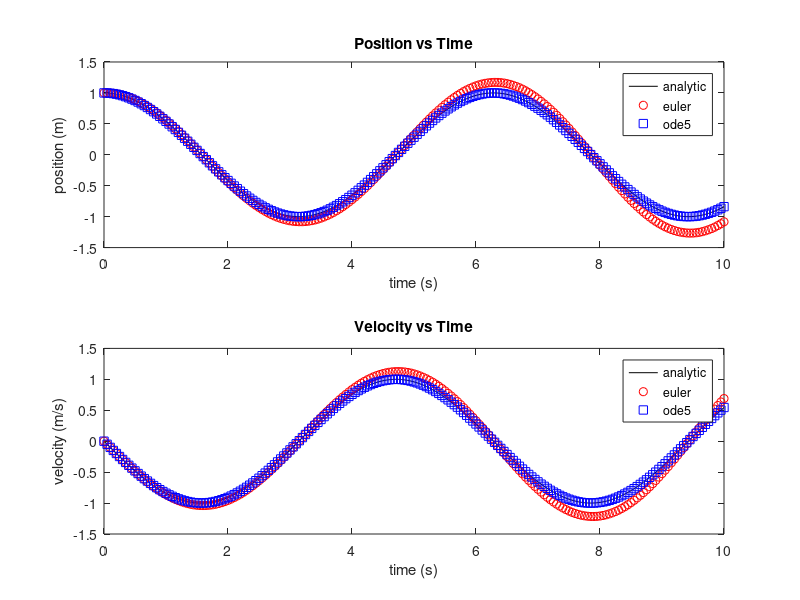

Recreate this plot in MATLAB.
function MAIN_0_Euler()
%
% MAIN  --  Euler
%
% Basic simulation in Matlab, using vectors, functions, and Euler's method
%
% Simple Harmonic Oscillator:
% 
%   t = time (s)
%   x = position (m)
%   dx = velocity (m/s)
%   ddx = acceleration (m/s^2)
%
%   Equations of motion:
%   ddx + x = 0
%
%   First order form:   (set v = dx);
%   dx = v;
%   dv = -x;
%
%   Solution:
%   x(0) = x0;
%   v(0) = v0;
%   x(t) = v0*sin(t) + x0*cos(t)
%   
%   State vector:
%   z = [x;v]
%

% Time step for the numerical integration method. Notice that the solution
% by Euler's method is not very good when the time step is large!
h = 0.05;   %Time step 

% Set up timing stuff
t0 = 0;
tF = 10;
t = t0 : h : tF;  %Time vector



%~~~~~~~~~~~~~~~~~~~~~~~~~~~~~~~~~~~~~~~~~~~~~~~~~~~~~~~~~~~~~~~~~~~~~~~~~%
%                         Analytic Solution                               %
%~~~~~~~~~~~~~~~~~~~~~~~~~~~~~~~~~~~~~~~~~~~~~~~~~~~~~~~~~~~~~~~~~~~~~~~~~%


% Initial state (position and velocity)
x0 = 1.0;
v0 = 0.0;

% Define a function handle for the solution:
xSoln = @(t)( v0*sin(t) + x0*cos(t) );
vSoln = @(t)( v0*cos(t) - x0*sin(t) );

% Make a function for computing the state vector:
zSoln = @(t)( [xSoln(t); vSoln(t)] );

% Plot the solution:
figure(1); clf;

subplot(2,1,1);
plot(t,xSoln(t),'k-');
xlabel('time (s)')
ylabel('position (m)')
title('Position vs Time')

subplot(2,1,2);
plot(t,vSoln(t),'k-');
xlabel('time (s)')
ylabel('velocity (m/s)')
title('Velocity vs Time')


%~~~~~~~~~~~~~~~~~~~~~~~~~~~~~~~~~~~~~~~~~~~~~~~~~~~~~~~~~~~~~~~~~~~~~~~~~%
%             Numerical Solution      (Euler's Method)                    %
%~~~~~~~~~~~~~~~~~~~~~~~~~~~~~~~~~~~~~~~~~~~~~~~~~~~~~~~~~~~~~~~~~~~~~~~~~%

% Initial State vector
z0 = [x0;v0];

% Call numerical integration with Euler's method:
dynFun = @(t,z)( simpleHarmonicOscillator(z) );
z = eulerMethod(dynFun,t,z0);
x = z(1,:);
v = z(2,:);

% Plot the numerical solution over top of the analytic solution:
subplot(2,1,1); hold on
plot(t,x,'ro');

subplot(2,1,2); hold on;
plot(t,v,'ro');


%~~~~~~~~~~~~~~~~~~~~~~~~~~~~~~~~~~~~~~~~~~~~~~~~~~~~~~~~~~~~~~~~~~~~~~~~~%
%                Numerical Solution    (ode45)                            %
%~~~~~~~~~~~~~~~~~~~~~~~~~~~~~~~~~~~~~~~~~~~~~~~~~~~~~~~~~~~~~~~~~~~~~~~~~%

% Initial State vector
z0 = [x0;v0];

% Call numerical integration with Euler's method:
dynFun = @(t,z)( simpleHarmonicOscillator(z) );
[~, z] = ode45(dynFun,t,z0); z = z';
x = z(1,:);
v = z(2,:);

% Plot the numerical solution over top of the analytic solution:
subplot(2,1,1); hold on
plot(t,x,'bs');
legend('analytic','euler','ode5')

subplot(2,1,2); hold on;
plot(t,v,'bs');
legend('analytic','euler','ode5')


end


%~~~~~~~~~~~~~~~~~~~~~~~~~~~~~~~~~~~~~~~~~~~~~~~~~~~~~~~~~~~~~~~~~~~~~~~~~%
%~~~~~~~~~~~~~~~~~~~~~~~~~~~~~~~~~~~~~~~~~~~~~~~~~~~~~~~~~~~~~~~~~~~~~~~~~%

function dz = simpleHarmonicOscillator(z)
%
% Computes the dynamics of the simple harmonic oscillator
%
% INPUTS:
%   z = [2, n] = [x;v] = state vector
%       z(1,:) = x = position
%       z(2,:) = v = velocity
%
% OUTPUTS:
%   dz = dz/dt = time-derivative of the state vector
%

% Unpack State
x = z(1,:);
v = z(2,:);

% Compute dynamics
dx = v;
dv = -x;

% Pack up dynamics
dz = [dx;dv];

end



%~~~~~~~~~~~~~~~~~~~~~~~~~~~~~~~~~~~~~~~~~~~~~~~~~~~~~~~~~~~~~~~~~~~~~~~~~%
%~~~~~~~~~~~~~~~~~~~~~~~~~~~~~~~~~~~~~~~~~~~~~~~~~~~~~~~~~~~~~~~~~~~~~~~~~%

function z = eulerMethod(dynFun,t,z0)
%
% Simulates a system using Euler's method
%
% INPUTS:
%   dynFun = function handle
%       dz = dynFun(t,z)
%           t = [1,1] = time
%           z = [nz,1] = state vector
%           dz = [nz,1] = dz/dt = derivative of state vector
%   t = [1,nt] = time vector
%   z0 = [nz,1] = initial state
% 
% OUTPUTS:
%   z = [nz, nt] = state at each grid point
%

% Figure out problem size
nt = length(t);
nz = size(z0,1);

% Allocate memory for the output:
z = zeros(nz,nt);

% Store the initial state:
z(:,1) = z0;

% March forward in time:
for i=2:nt
    dt = t(i)-t(i-1);  %Current time step
    tNow = t(i-1);   %Current time
    zNow = z(:,i-1);  %Current state
   
    dzNow = dynFun(tNow,zNow);  %Derivative at this point:
   
    z(:,i) = zNow + dt*dzNow; 
end

end









